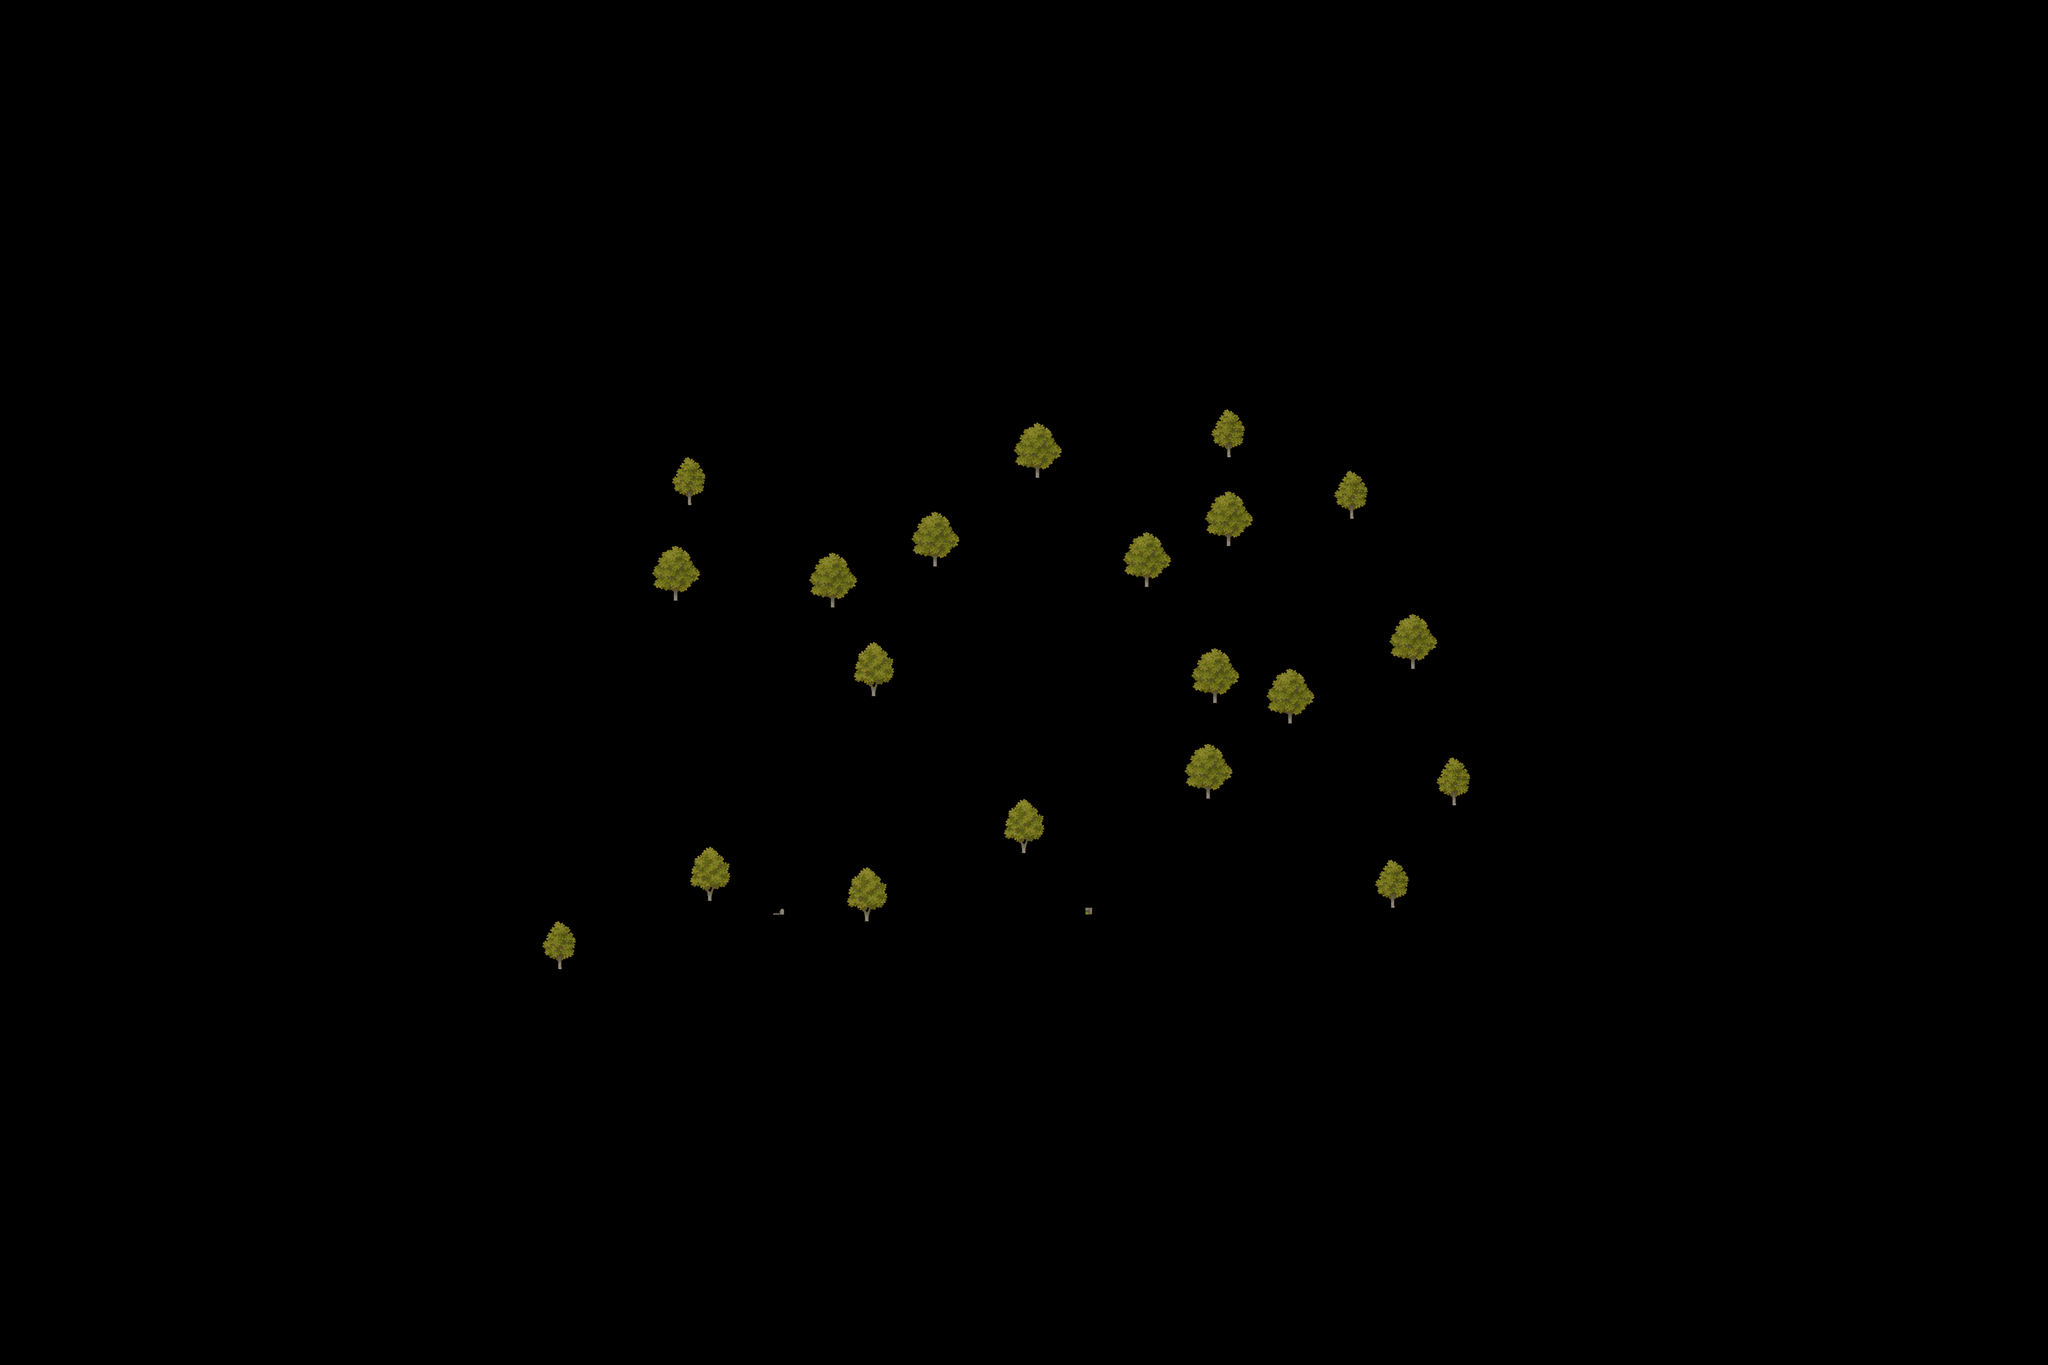

A level layout from a 2D game, rendered from its tile map. Below: a short description, then the map file with tile-grid data replaced by summaries:
An orthogonal 300x200 tile map with 16x16 px tiles, 1 tile layer (Up_layer), 3 hidden layers not drawn, 10 tilesets and 653 objects.

<map version="1.10" tiledversion="1.11.1" orientation="orthogonal" renderorder="right-down" width="300" height="200" tilewidth="16" tileheight="16" infinite="0" nextlayerid="16" nextobjectid="698">
 <tileset firstgid="1" source="../Texture_tsx/Dark_TX Tileset Grass.tsx" />
 <tileset firstgid="257" name="Trees" tilewidth="113" tileheight="139" tilecount="12" columns="0">
  <grid orientation="orthogonal" width="1" height="1" />
  <tile id="0">
   <image source="../Texture/bush_1.png" width="27" height="25" />
  </tile>
  <tile id="1">
   <image source="../Texture/bush_2.png" width="22" height="19" />
  </tile>
  <tile id="2">
   <image source="../Texture/bush_3.png" width="38" height="32" />
  </tile>
  <tile id="3">
   <image source="../Texture/bush_4.png" width="47" height="42" />
  </tile>
  <tile id="4">
   <image source="../Texture/bush_5.png" width="40" height="35" />
  </tile>
  <tile id="5">
   <image source="../Texture/Tree_1.png" width="113" height="139" />
  </tile>
  <tile id="6">
   <image source="../Texture/Tree_2.png" width="96" height="136" />
  </tile>
  <tile id="7">
   <image source="../Texture/Tree_3.png" width="79" height="120" />
  </tile>
  <tile id="8">
   <image source="../Texture/vase_1.png" width="21" height="32" />
  </tile>
  <tile id="9">
   <image source="../Texture/vase_2.png" width="25" height="27" />
  </tile>
  <tile id="10">
   <image source="../Texture/vase_3.png" width="21" height="34" />
  </tile>
  <tile id="11">
   <image source="../Texture/barrel.png" width="28" height="36" />
  </tile>
 </tileset>
 <tileset firstgid="269" name="Stones" tilewidth="94" tileheight="72" tilecount="8" columns="0">
  <grid orientation="orthogonal" width="1" height="1" />
  <tile id="0">
   <image source="../Texture/stone_1.png" width="11" height="10" />
  </tile>
  <tile id="1">
   <image source="../Texture/stone_2.png" width="16" height="14" />
  </tile>
  <tile id="2">
   <image source="../Texture/stone_3.png" width="24" height="19" />
  </tile>
  <tile id="3">
   <image source="../Texture/stone_4.png" width="24" height="19" />
  </tile>
  <tile id="4">
   <image source="../Texture/stone_5.png" width="27" height="22" />
  </tile>
  <tile id="5">
   <image source="../Texture/stone_6.png" width="27" height="27" />
  </tile>
  <tile id="6">
   <image source="../Texture/stone_7.png" width="57" height="42" />
  </tile>
  <tile id="7">
   <image source="../Texture/portal.png" width="94" height="72" />
  </tile>
 </tileset>
 <tileset firstgid="277" source="../Texture_tsx/TX Tileset Wall.tsx" />
 <tileset firstgid="1301" source="../Texture_tsx/TX Struct.tsx" />
 <tileset firstgid="2325" source="../Texture_tsx/Dark_TX Struct.tsx" />
 <tileset firstgid="3349" source="../Texture_tsx/TX Tileset Grass.tsx" />
 <tileset firstgid="3605" source="../Texture_tsx/TX Plant.tsx" />
 <tileset firstgid="4629" source="../Texture_tsx/stolb.tsx" />
 <tileset firstgid="4630" source="../Texture_tsx/TX Props.tsx" />
 <layer id="1" name="Grass" width="300" height="200" visible="0">
  <data>[60000 cells, 59989 non-empty, 366 distinct tile ids]</data>
 </layer>
 <objectgroup id="3" name="Shadow" visible="0" />
 <layer id="4" name="Wall" width="300" height="200" visible="0">
  <data>[60000 cells, 1467 non-empty, 237 distinct tile ids]</data>
 </layer>
 <layer id="5" name="Down_layer" width="300" height="200" visible="0">
  <data>[60000 cells, 238 non-empty, 38 distinct tile ids]</data>
 </layer>
 <objectgroup id="6" name="Down_sprites" visible="0" />
 <objectgroup id="7" name="Sprites" visible="0">
  <object id="409" gid="272" x="2076" y="1852" width="24" height="19" />
  <object id="410" gid="272" x="2132" y="1456" width="24" height="19" />
  <object id="411" gid="272" x="2526" y="1366" width="24" height="19" />
  <object id="412" gid="272" x="2698" y="1592" width="24" height="19" />
  <object id="413" gid="272" x="2660" y="1936" width="24" height="19" />
  <object id="414" gid="272" x="2314" y="1990" width="24" height="19" />
  <object id="415" gid="272" x="1930" y="2040" width="24" height="19" />
  <object id="416" gid="272" x="1340" y="2166" width="24" height="19" />
  <object id="417" gid="272" x="1552" y="2024" width="24" height="19" />
  <object id="418" gid="272" x="1678" y="2268" width="24" height="19" />
  <object id="419" gid="272" x="1406" y="1942" width="24" height="19" />
  <object id="420" gid="272" x="1706" y="1430" width="24" height="19" />
  <object id="421" gid="272" x="1504" y="1232" width="24" height="19" />
  <object id="422" gid="272" x="3314" y="1214" width="24" height="19" />
  <object id="423" gid="272" x="3188" y="1382" width="24" height="19" />
  <object id="424" gid="272" x="3372" y="1960" width="24" height="19" />
  <object id="425" gid="272" x="3250" y="2242" width="24" height="19" />
  <object id="426" gid="274" x="3149" y="2112" width="27" height="27" />
  <object id="427" gid="274" x="3401" y="2118" width="27" height="27" />
  <object id="428" gid="274" x="3185" y="1854" width="27" height="27" />
  <object id="429" gid="274" x="3397" y="1804" width="27" height="27" />
  <object id="430" gid="274" x="3299" y="1394" width="27" height="27" />
  <object id="431" gid="274" x="3105" y="1090" width="27" height="27" />
  <object id="432" gid="274" x="2309" y="1078" width="27" height="27" />
  <object id="433" gid="274" x="1669" y="1330" width="27" height="27" />
  <object id="434" gid="274" x="1477" y="1456" width="27" height="27" />
  <object id="435" gid="274" x="1701" y="1702" width="27" height="27" />
  <object id="436" gid="274" x="1545" y="2200" width="27" height="27" />
  <object id="437" gid="274" x="2083" y="1604" width="27" height="27" />
  <object id="438" gid="275" x="3358" y="2257" width="57" height="42" />
  <object id="439" gid="273" x="3253" y="1961" width="27" height="22" />
  <object id="440" gid="273" x="1721" y="1899" width="27" height="22" />
  <object id="441" gid="273" x="1329" y="1855" width="27" height="22" />
  <object id="442" gid="273" x="1313" y="1551" width="27" height="22" />
  <object id="443" gid="273" x="2109" y="1977" width="27" height="22" />
  <object id="444" gid="273" x="2659" y="1747" width="27" height="22" />
  <object id="445" gid="273" x="2463" y="1733" width="27" height="22" />
  <object id="446" gid="273" x="2279" y="1519" width="27" height="22" />
  <object id="448" gid="272" x="2976" y="2070" width="24" height="19" />
  <object id="449" gid="272" x="2958" y="1786" width="24" height="19" />
  <object id="450" gid="272" x="2802" y="1766" width="24" height="19" />
  <object id="451" gid="272" x="2874" y="1514" width="24" height="19" />
  <object id="452" gid="272" x="3058" y="1440" width="24" height="19" />
  <object id="453" gid="270" x="2846" y="1333" width="16" height="14" />
  <object id="454" gid="4629" x="3189" y="1611" width="22" height="37" />
  <object id="455" gid="4629" x="3391" y="1545" width="22" height="37" />
  <object id="456" gid="4629" x="1369" y="1689" width="22" height="37" />
  <object id="457" gid="4629" x="2481" y="1503" width="22" height="37" />
  <object id="458" gid="4629" x="1909" y="1261" width="22" height="37" />
  </objectgroup>
 <objectgroup id="8" name="Up_sprites" visible="0">
  <!-- 385 objects omitted --></objectgroup>
 <layer id="10" name="Up_layer" width="300" height="200">
  <data>[60000 cells, 1172 non-empty, 180 distinct tile ids]</data>
 </layer>
 <objectgroup id="14" name="Portal" visible="0">
  <!-- 1 objects omitted --></objectgroup>
 <objectgroup color="#aa0000" id="11" name="Polygon" visible="0">
  <!-- 140 objects omitted --></objectgroup>
 <objectgroup id="12" name="Points" visible="0">
  <!-- 46 objects omitted --></objectgroup>
 <objectgroup id="13" name="Points_bottle" visible="0">
  <!-- 13 objects omitted --></objectgroup>
 <objectgroup id="15" name="Point_player" visible="0">
  <!-- 1 objects omitted --></objectgroup>
</map>
<!-- 604 of 653 objects omitted -->
